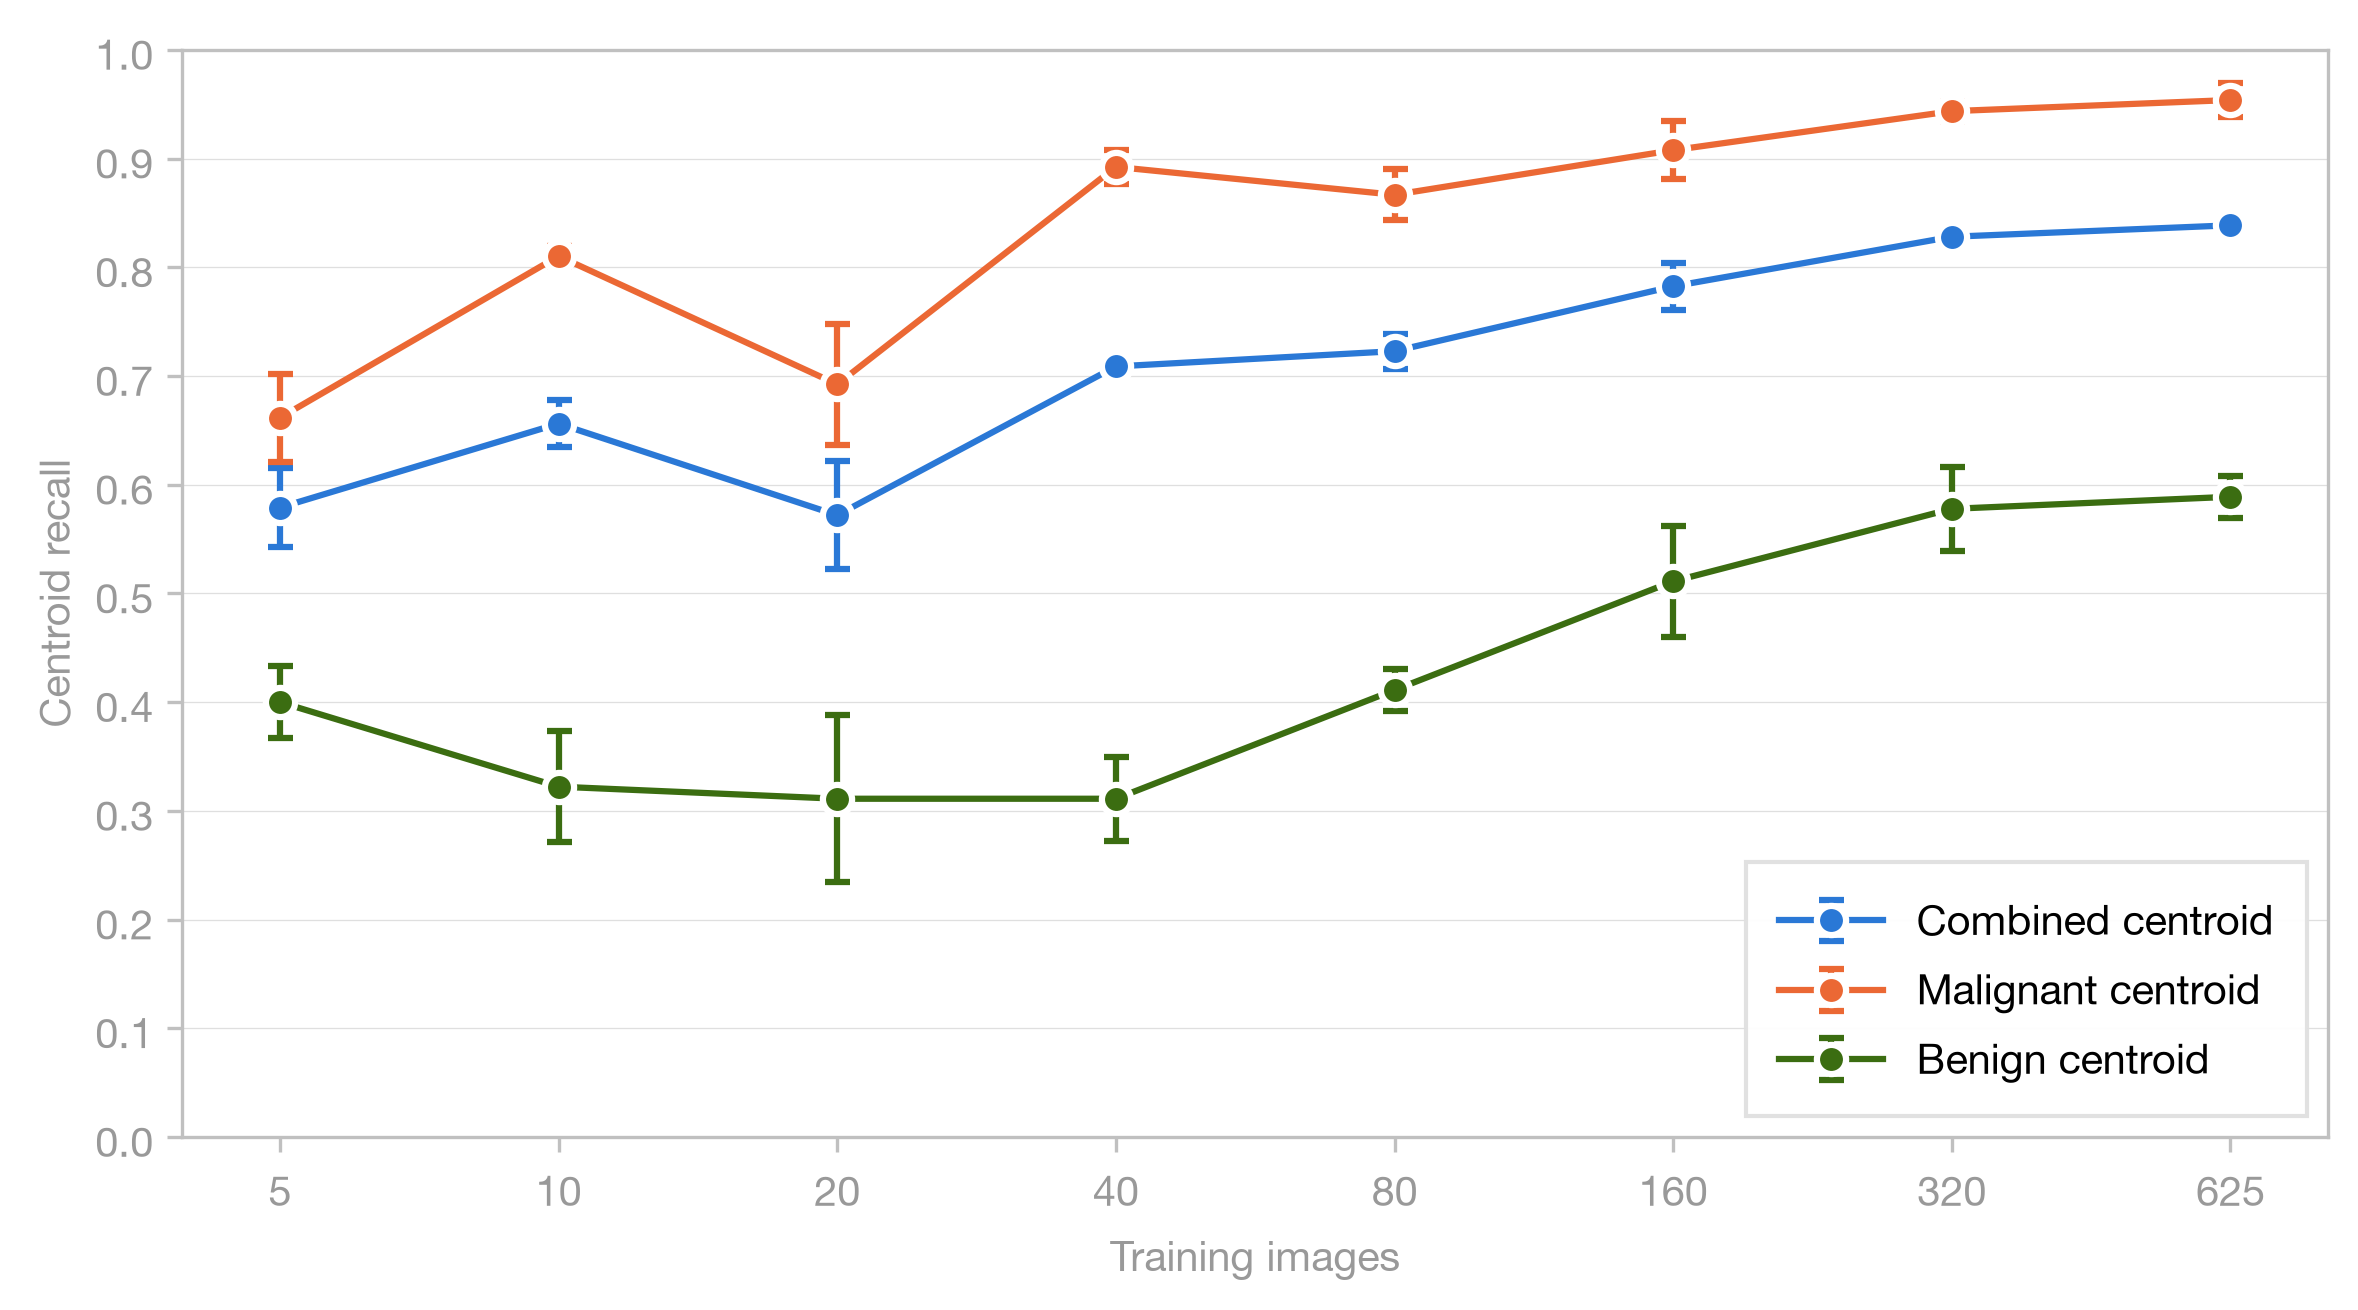

The Python source for this figure:
"""Centroid detection vs. training size for the data-scaling experiment.

Uses the canonical prediction dataset's retained-component centroid flags and
normal false-positive flags. Outputs terminal tables, Markdown, JSON, PNG, and
PDF with mean ± sample SD across seeds 42/43/44 at final checkpoints.

Run from the project root:
    python analysis/data_scaling/evaluate_centroid_detection/evaluate_centroid_detection_deq_100.py
"""

import json
import sys
from collections import defaultdict
from pathlib import Path
from statistics import mean, stdev

import matplotlib
matplotlib.use("Agg")
import matplotlib.pyplot as plt
import matplotlib.ticker as ticker

SCRIPT_DIR = Path(__file__).resolve().parent
PROJECT_ROOT = SCRIPT_DIR.parents[2]
if str(PROJECT_ROOT) not in sys.path:
    sys.path.insert(0, str(PROJECT_ROOT))

from analysis.predictions_dataset.constants import MIN_PRED_AREA_FRACTION
from analysis.predictions_dataset.load_predictions_dataset import (
    DatasetValidationError,
    load_predictions_dataset,
)

DEQ_FACTOR = 1.0
FLAG_FIELD = "centroid_detection_deq_100_flag"
OUT_BASE = "evaluate_centroid_detection_deq_100"
NOISE_FLOOR = f"{MIN_PRED_AREA_FRACTION * 100:g}% of image area"
EXPERIMENT_NAME = "data_scaling"
EVALUATION_SPLIT = "test"
CHECKPOINT = "final"
SEEDS = [42, 43, 44]
SIZES = [5, 10, 20, 40, 80, 160, 320, 625]
GROUPS = [("All masses", "combined"), ("Malignant masses", "malignant"), ("Benign masses", "benign")]
PLOT_SERIES = [
    ("combined", "Combined centroid", "#2a78d6"),
    ("malignant", "Malignant centroid", "#eb6834"),
    ("benign", "Benign centroid", "#3b6d11"),
]

plt.rcParams.update({
    "font.family": "sans-serif",
    "font.sans-serif": ["Helvetica Neue", "Helvetica", "Arial", "sans-serif"],
    "font.size": 10,
    "font.weight": "400",
    "axes.labelsize": 10,
    "axes.labelcolor": "#999999",
    "xtick.labelsize": 10,
    "ytick.labelsize": 10,
    "xtick.color": "#999999",
    "ytick.color": "#999999",
    "legend.fontsize": 10,
    "legend.framealpha": 0.95,
    "legend.edgecolor": "#e0e0e0",
    "grid.linewidth": 0.3,
    "grid.alpha": 0.4,
    "figure.facecolor": "white",
    "axes.facecolor": "white",
    "axes.spines.top": True,
    "axes.spines.right": True,
})


def select_runs(rows):
    runs = defaultdict(list)
    for row in rows:
        if (
            row.experiment_name == EXPERIMENT_NAME
            and row.evaluation_split == EVALUATION_SPLIT
            and row.checkpoint == CHECKPOINT
            and row.training_set_size in SIZES
            and row.seed in SEEDS
        ):
            runs[row.training_set_size, row.seed].append(row)

    reference_cases = None
    for size in SIZES:
        for seed in SEEDS:
            run = runs[size, seed]
            if not run:
                raise DatasetValidationError(f"Missing scaling run: size={size}, seed={seed}")
            if len({row.configuration_id for row in run}) != 1:
                raise DatasetValidationError(f"Multiple configurations: size={size}, seed={seed}")
            cases = {row.image_id: (row.pathology, row.mass_present) for row in run}
            if reference_cases is None:
                reference_cases = cases
            if cases != reference_cases:
                raise DatasetValidationError(f"Test cases differ: size={size}, seed={seed}")
            for row in run:
                if row.pathology in ("malignant", "benign"):
                    if not row.mass_present or getattr(row, FLAG_FIELD) is None:
                        raise DatasetValidationError(f"Invalid centroid case: {row.image_id}")
                elif row.pathology == "normal":
                    if row.mass_present or row.normal_false_positive is None:
                        raise DatasetValidationError(f"Invalid normal case: {row.image_id}")
                else:
                    raise DatasetValidationError(f"Unknown pathology: {row.pathology}")
    return runs


def evaluate_centroid(rows, positive_class):
    positives = [
        row for row in rows
        if row.mass_present and (positive_class == "combined" or row.pathology == positive_class)
    ]
    normal_cases = [row for row in rows if row.pathology == "normal"]
    if not positives or not normal_cases:
        raise DatasetValidationError(f"Missing positive or normal cases for {positive_class}")
    recall = mean(getattr(row, FLAG_FIELD) for row in positives)
    fp_rate = mean(row.normal_false_positive for row in normal_cases)
    return recall, fp_rate


def summarize_sizes(runs, positive_class):
    metrics = {
        "Detection": {"mean": [], "std": []},
        "False positive rate": {"mean": [], "std": []},
    }
    for size in SIZES:
        results = [evaluate_centroid(runs[size, seed], positive_class) for seed in SEEDS]
        for metric, values in zip(metrics.values(), zip(*results)):
            metric["mean"].append(mean(values))
            metric["std"].append(stdev(values))
    return metrics


def fmt(metric, index):
    return f"{metric['mean'][index]:.3f} ± {metric['std'][index]:.3f}"


def main():
    data = load_predictions_dataset()
    runs = select_runs(data.rows)
    stats = {group: summarize_sizes(runs, group) for _, group in GROUPS}
    title = f"Case-level centroid-based detection (deq={DEQ_FACTOR:g}) by training size"
    description = (
        "Data-scaling test runs: seeds 42/43/44, final checkpoints, "
        f"training sizes {', '.join(map(str, SIZES))}. Centroid detection = predicted "
        f"centroid within {DEQ_FACTOR:g}x GT equivalent diameter, noise floor "
        f"{NOISE_FLOOR}. Values are mean ± sample SD across seeds."
    )
    payload = {
        "title": title,
        "description": description,
        "noise_floor": NOISE_FLOOR,
        "centroid_definition": f"predicted centroid within {DEQ_FACTOR:g}x GT equivalent diameter",
        "deq_factor": DEQ_FACTOR,
        "dataset_snapshot_id": data.snapshot_id,
        "experiment_name": EXPERIMENT_NAME,
        "evaluation_split": EVALUATION_SPLIT,
        "checkpoint": CHECKPOINT,
        "seeds": SEEDS,
        "training_set_sizes": SIZES,
        **stats,
    }
    json_path = SCRIPT_DIR / f"{OUT_BASE}.json"
    json_path.write_text(json.dumps(payload, indent=2, allow_nan=False) + "\n", encoding="utf-8")

    lines = [
        f"# {title}", "", description, "",
        f"Dataset snapshot: `{data.snapshot_id}`.", "",
        "A mass case is detected when any ground-truth mass component has a retained "
        f"predicted centroid within {DEQ_FACTOR:g}x its equivalent circular diameter "
        "(D = 2 × sqrt(area / π)).", "",
        "Each table reports case-level false positives computed on normal cases only. "
        "A normal case with any retained predicted mass component is a false alarm.", "",
        "Values are mean ± sample standard deviation across the three seeds.", "",
    ]
    for title, group in GROUPS:
        metrics = stats[group]
        lines.extend([
            f"## {title}", "",
            "| Training size | Detection | Normal cases FP rate |",
            "|--------------:|----------:|---------------------:|",
        ])
        for index, size in enumerate(SIZES):
            lines.append(
                f"| {size} | {fmt(metrics['Detection'], index)} | "
                f"{fmt(metrics['False positive rate'], index)} |"
            )
        lines.append("")
    report = "\n".join(lines)
    (SCRIPT_DIR / f"{OUT_BASE}.md").write_text(report, encoding="utf-8")
    print(report)

    fig, ax = plt.subplots(figsize=(8, 4.5))
    positions = list(range(len(SIZES)))
    for group, label, color in PLOT_SERIES:
        metric = stats[group]["Detection"]
        ax.errorbar(
            positions, metric["mean"], yerr=metric["std"], fmt="-o", color=color,
            label=label, markersize=7, linewidth=1.5, capsize=3,
            markeredgecolor="white", markeredgewidth=1.5, zorder=3,
        )
    ax.set_xlabel("Training images")
    ax.set_ylabel("Centroid recall")
    ax.set_xticks(positions, labels=SIZES)
    ax.set_ylim(0, 1.0)
    ax.set_yticks([value / 10 for value in range(11)])
    ax.yaxis.set_major_formatter(ticker.FormatStrFormatter("%.1f"))
    ax.grid(True, axis="y", linewidth=0.3, alpha=0.4)
    ax.grid(False, axis="x")
    for spine in ax.spines.values():
        spine.set_color("#c0c0c0")
    ax.tick_params(axis="both", which="both", color="#c0c0c0", labelcolor="#999999")
    ax.legend(loc="best", frameon=True, fancybox=False, borderpad=0.8, handlelength=2.5)
    fig.tight_layout(pad=1.2)
    for extension in ("pdf", "png"):
        output_path = SCRIPT_DIR / f"{OUT_BASE}.{extension}"
        metadata = {"CreationDate": None} if extension == "pdf" else None
        fig.savefig(output_path, dpi=300, bbox_inches="tight", metadata=metadata)
        print(f"Wrote {output_path}")
    plt.close(fig)


if __name__ == "__main__":
    main()
